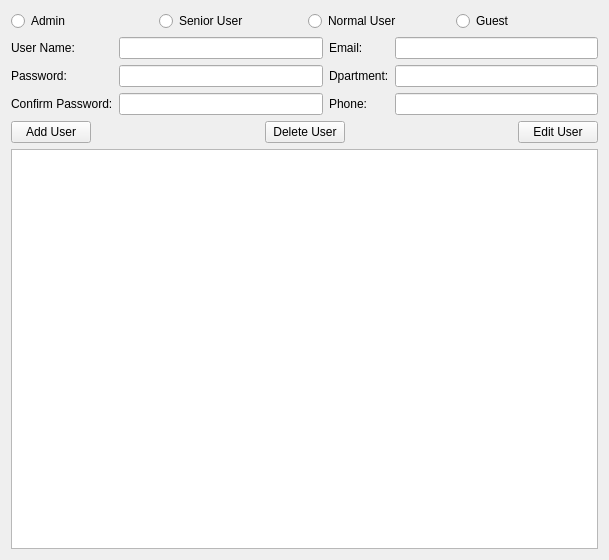
<?xml version="1.0" encoding="UTF-8"?>
<ui version="4.0">
 <class>QFormUserManage</class>
 <widget class="QWidget" name="QFormUserManage">
  <property name="geometry">
   <rect>
    <x>0</x>
    <y>0</y>
    <width>609</width>
    <height>560</height>
   </rect>
  </property>
  <property name="windowTitle">
   <string>Form</string>
  </property>
  <layout class="QGridLayout" name="gridLayout_2">
   <item row="0" column="0">
    <layout class="QHBoxLayout" name="horizontalLayout">
     <item>
      <widget class="QRadioButton" name="rBtnAdmin">
       <property name="text">
        <string>Admin</string>
       </property>
      </widget>
     </item>
     <item>
      <widget class="QRadioButton" name="rBtnSenior">
       <property name="text">
        <string>Senior User</string>
       </property>
      </widget>
     </item>
     <item>
      <widget class="QRadioButton" name="rBtnNormal">
       <property name="text">
        <string>Normal User</string>
       </property>
      </widget>
     </item>
     <item>
      <widget class="QRadioButton" name="rBtnGuest">
       <property name="text">
        <string>Guest</string>
       </property>
      </widget>
     </item>
    </layout>
   </item>
   <item row="1" column="0">
    <layout class="QGridLayout" name="gridLayout">
     <item row="0" column="0">
      <widget class="QLabel" name="label">
       <property name="text">
        <string>User Name:</string>
       </property>
      </widget>
     </item>
     <item row="0" column="1">
      <widget class="QLineEdit" name="editUserName"/>
     </item>
     <item row="0" column="2">
      <widget class="QLabel" name="label_4">
       <property name="text">
        <string>Email:</string>
       </property>
      </widget>
     </item>
     <item row="0" column="3">
      <widget class="QLineEdit" name="editEmail"/>
     </item>
     <item row="1" column="0">
      <widget class="QLabel" name="label_2">
       <property name="text">
        <string>Password:</string>
       </property>
      </widget>
     </item>
     <item row="1" column="1">
      <widget class="QLineEdit" name="editPasswd"/>
     </item>
     <item row="1" column="2">
      <widget class="QLabel" name="label_5">
       <property name="text">
        <string>Dpartment:</string>
       </property>
      </widget>
     </item>
     <item row="1" column="3">
      <widget class="QLineEdit" name="editDepartment"/>
     </item>
     <item row="2" column="0">
      <widget class="QLabel" name="label_3">
       <property name="text">
        <string>Confirm Password:</string>
       </property>
      </widget>
     </item>
     <item row="2" column="1">
      <widget class="QLineEdit" name="editPswdConfirm"/>
     </item>
     <item row="2" column="2">
      <widget class="QLabel" name="label_6">
       <property name="text">
        <string>Phone:</string>
       </property>
      </widget>
     </item>
     <item row="2" column="3">
      <widget class="QLineEdit" name="editPhone"/>
     </item>
    </layout>
   </item>
   <item row="2" column="0">
    <layout class="QHBoxLayout" name="horizontalLayout_2">
     <item>
      <widget class="QPushButton" name="btnAddUser">
       <property name="text">
        <string>Add User</string>
       </property>
      </widget>
     </item>
     <item>
      <spacer name="horizontalSpacer">
       <property name="orientation">
        <enum>Qt::Horizontal</enum>
       </property>
       <property name="sizeHint" stdset="0">
        <size>
         <width>40</width>
         <height>20</height>
        </size>
       </property>
      </spacer>
     </item>
     <item>
      <widget class="QPushButton" name="btnDeleteUser">
       <property name="text">
        <string>Delete User</string>
       </property>
      </widget>
     </item>
     <item>
      <spacer name="horizontalSpacer_2">
       <property name="orientation">
        <enum>Qt::Horizontal</enum>
       </property>
       <property name="sizeHint" stdset="0">
        <size>
         <width>40</width>
         <height>20</height>
        </size>
       </property>
      </spacer>
     </item>
     <item>
      <widget class="QPushButton" name="btnEditUser">
       <property name="text">
        <string>Edit User</string>
       </property>
      </widget>
     </item>
    </layout>
   </item>
   <item row="3" column="0">
    <widget class="QTableView" name="tblUserInfo"/>
   </item>
  </layout>
 </widget>
 <resources/>
 <connections/>
</ui>
